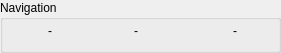
          <widget class="QGroupBox" name="navigationGroup">
           <property name="geometry">
            <rect>
             <x>10</x>
             <y>404</y>
             <width>281</width>
             <height>53</height>
            </rect>
           </property>
           <property name="title">
            <string>Navigation</string>
           </property>
           <widget class="QLabel" name="velocityIcon">
            <property name="geometry">
             <rect>
              <x>10</x>
              <y>15</y>
              <width>32</width>
              <height>32</height>
             </rect>
            </property>
            <property name="frameShape">
             <enum>QFrame::NoFrame</enum>
            </property>
            <property name="text">
             <string/>
            </property>
            <property name="pixmap">
             <pixmap resource="../../../../resources/icons_pq.qrc">:/pq/icons/pausequafe/shipattr/velocity.png</pixmap>
            </property>
            <property name="wordWrap">
             <bool>true</bool>
            </property>
           </widget>
           <widget class="QLabel" name="inertiaIcon">
            <property name="geometry">
             <rect>
              <x>197</x>
              <y>15</y>
              <width>32</width>
              <height>32</height>
             </rect>
            </property>
            <property name="frameShape">
             <enum>QFrame::NoFrame</enum>
            </property>
            <property name="text">
             <string/>
            </property>
            <property name="pixmap">
             <pixmap resource="../../../../resources/icons_pq.qrc">:/pq/icons/pausequafe/shipattr/inertia.png</pixmap>
            </property>
            <property name="wordWrap">
             <bool>true</bool>
            </property>
           </widget>
           <widget class="QLabel" name="warpIcon">
            <property name="geometry">
             <rect>
              <x>100</x>
              <y>15</y>
              <width>32</width>
              <height>32</height>
             </rect>
            </property>
            <property name="frameShape">
             <enum>QFrame::NoFrame</enum>
            </property>
            <property name="text">
             <string/>
            </property>
            <property name="pixmap">
             <pixmap resource="../../../../resources/icons_pq.qrc">:/pq/icons/pausequafe/shipattr/warp_velocity.png</pixmap>
            </property>
            <property name="wordWrap">
             <bool>true</bool>
            </property>
           </widget>
           <widget class="QLabel" name="warpSpeed">
            <property name="geometry">
             <rect>
              <x>134</x>
              <y>15</y>
              <width>61</width>
              <height>32</height>
             </rect>
            </property>
            <property name="toolTip">
             <string>Warp Speed</string>
            </property>
            <property name="frameShape">
             <enum>QFrame::NoFrame</enum>
            </property>
            <property name="text">
             <string>-</string>
            </property>
           </widget>
           <widget class="QLabel" name="velocity">
            <property name="geometry">
             <rect>
              <x>48</x>
              <y>15</y>
              <width>51</width>
              <height>32</height>
             </rect>
            </property>
            <property name="toolTip">
             <string>Maximum Velocity</string>
            </property>
            <property name="frameShape">
             <enum>QFrame::NoFrame</enum>
            </property>
            <property name="text">
             <string>-</string>
            </property>
           </widget>
           <widget class="QLabel" name="inertiaModifier">
            <property name="geometry">
             <rect>
              <x>233</x>
              <y>15</y>
              <width>41</width>
              <height>32</height>
             </rect>
            </property>
            <property name="toolTip">
             <string>Inertia Modifier</string>
            </property>
            <property name="frameShape">
             <enum>QFrame::NoFrame</enum>
            </property>
            <property name="text">
             <string>-</string>
            </property>
           </widget>
          </widget>
